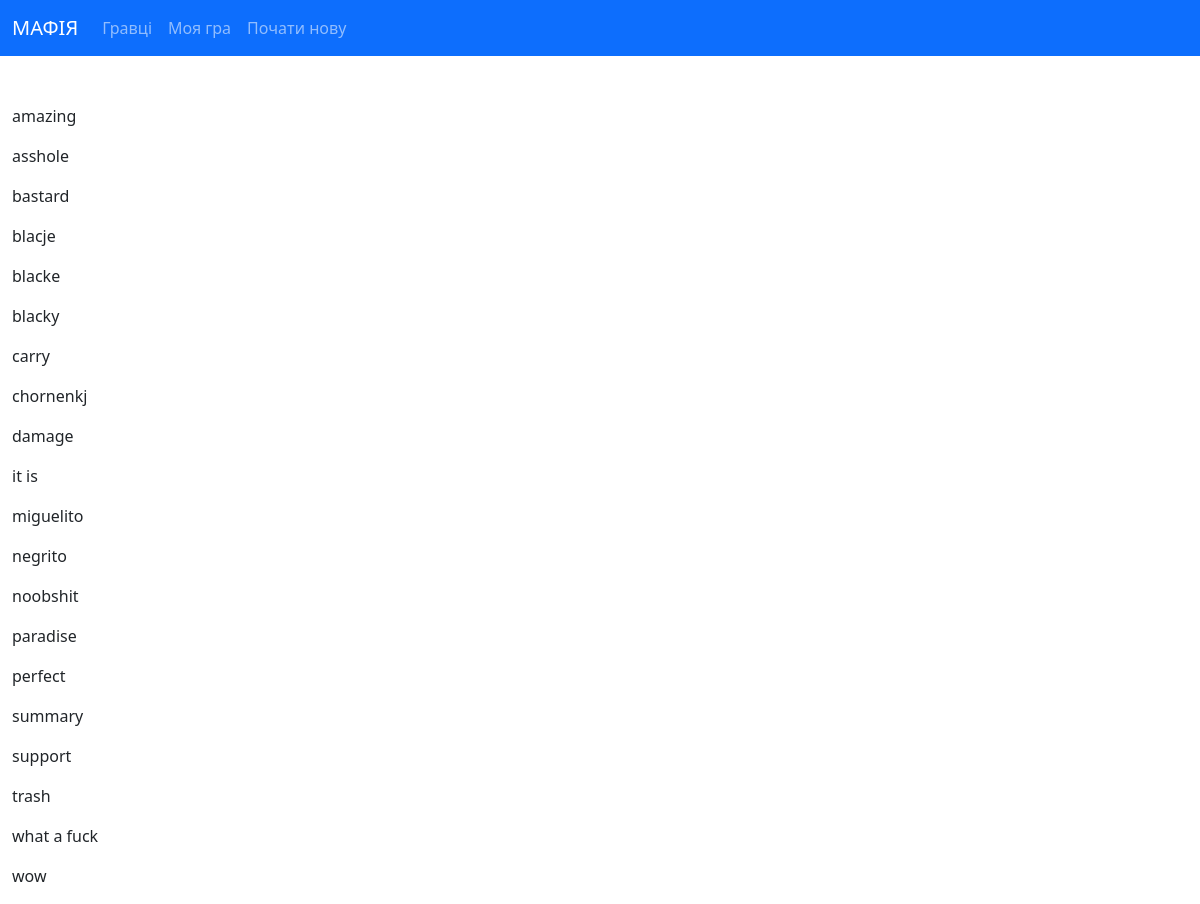
Screenshot of /players/ with the database file from the repository.
### mafia/models.py (models this page shows, shortened)
class PlayerName(models.Model):
    title = models.CharField(max_length=30, unique=True, verbose_name="Ім'я гравця")
    created_at = models.DateTimeField(auto_now_add=True)
    modified_at = models.DateTimeField(auto_now=True)

### mafia/views.py (the view)
# urls.py: path('players/', views.PlayerNameListView.as_view(), name='players'),
class PlayerNameListView(ListView):
    model = PlayerName
    template_name = 'mafia/players.html'
    def get_queryset(self):
        return super().get_queryset().order_by('title')

### mafia/templates/mafia/players.html (shortened to what this page needs)
{% extends 'mafia/base.html' %}
{% load static %}
{% block content %}
<br>
{% for object in object_list %}
<p>{{ object.title }}</p>
{% empty %}
<p>Поки немає доданих гравців. Додайте</p>
{% endfor %}
{% endblock %}

### rows the page displays
PlayerName: title "amazing"
PlayerName: title "asshole"
PlayerName: title "bastard"
PlayerName: title "blacje"
PlayerName: title "blacke"
PlayerName: title "blacky"
PlayerName: title "carry"
PlayerName: title "chornenkj"
PlayerName: title "damage"
PlayerName: title "it is"
PlayerName: title "miguelito"
PlayerName: title "negrito"
PlayerName: title "noobshit"
PlayerName: title "paradise"
PlayerName: title "perfect"
PlayerName: title "summary"
PlayerName: title "support"
PlayerName: title "trash"
PlayerName: title "what a fuck"
PlayerName: title "wow"
